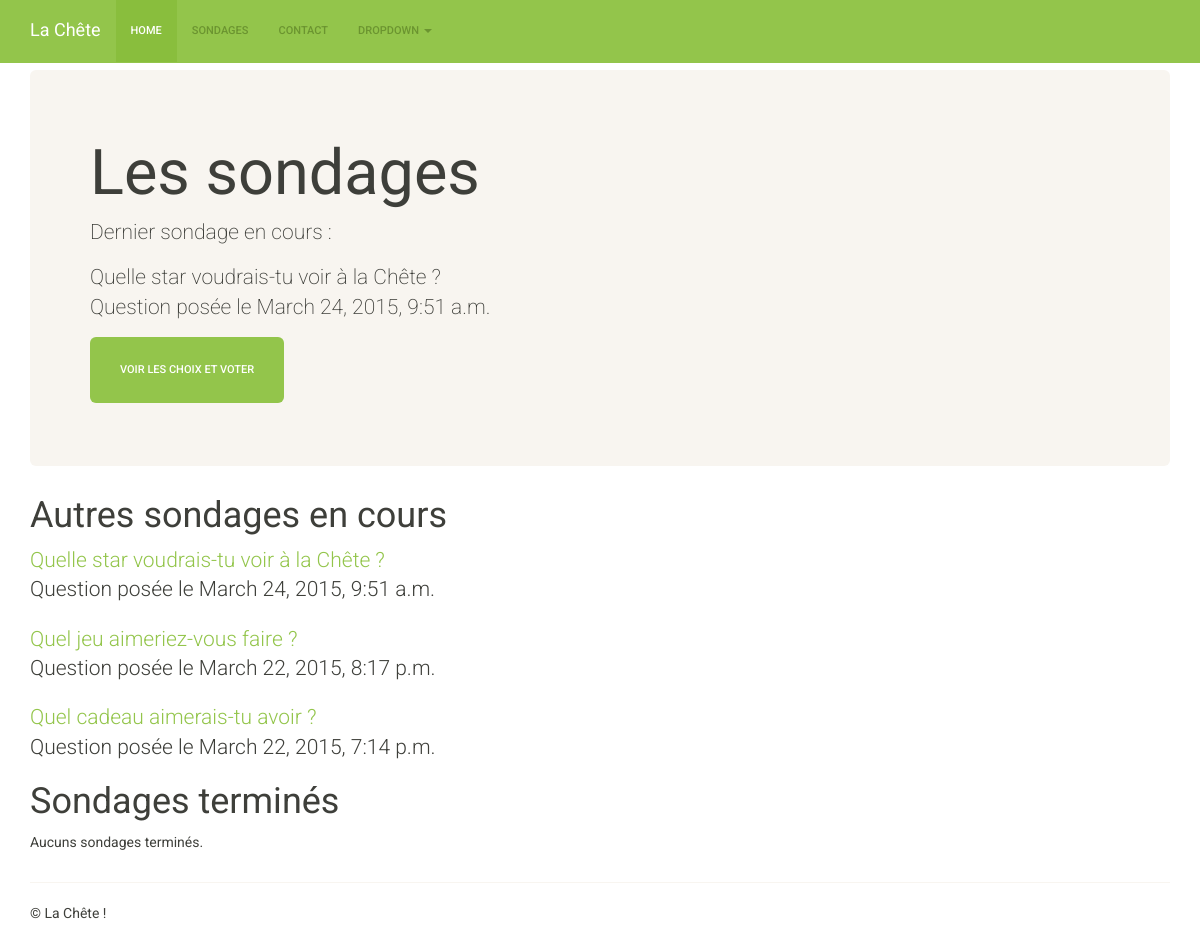
The app's page /sondages/, older data.
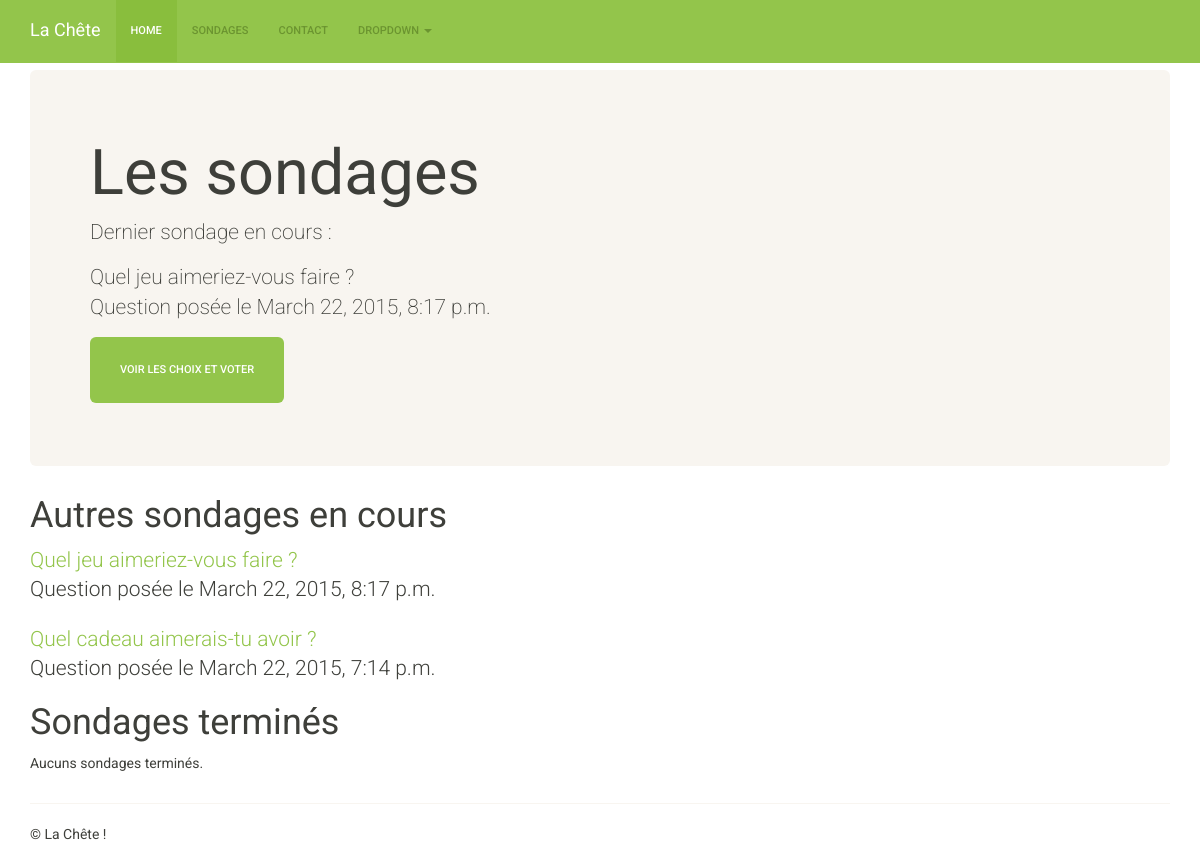
The same page, newer data.
### sondages/models.py (models this page shows, shortened)
class Question(models.Model):
    question_text = models.CharField(max_length=200)
    pub_date = models.DateTimeField('Date de publication')
    open = models.BooleanField(default=True)
    def was_published_recently(self):
        now = timezone.now()
        return now - datetime.timedelta(days=1) <= self.pub_date <= now
    was_published_recently.admin_order_field = 'pub_date'
    was_published_recently.boolean = True
    was_published_recently.short_description = 'Récement publié ?'

### sondages/views.py (the view)
class IndexView(generic.ListView):
    template_name = 'sondages/index.html'
    context_object_name = 'latest_question_list'
    def get_queryset(self):
        return Question.objects.filter(
            pub_date__lte=timezone.now(),
            open=True
        ).order_by('-pub_date')[:5]

### sondages/templates/sondages/index.html (shortened to what this page needs)
{% extends "base.html" %}
{% block content %}
    <div class="jumbotron">
        <h1>Les sondages</h1>
        {% with latest_question_list|first as last_question %}
            <p>Dernier sondage en cours :</p>
            <p>{{ last_question.question_text }}<br/>Question posée le {{ last_question.pub_date }}</p>
            <p><a class="btn btn-lg btn-success" href="{% url 'sondages:detail' last_question.id %}" role="button">Voir les choix et voter</a></p>
        {% endwith %}
    </div>
    <h1>Autres sondages en cours</h1>
    {% if latest_question_list %}
        {% for question in latest_question_list %}
            <p class="lead"><a href="{% url 'sondages:detail' question.id %}">{{ question.question_text }}</a><br/>Question posée le {{ question.pub_date }}</p>
        {% endfor %}
    {% else %}
        <p>Aucuns sondages disponibles.</p>
    {% endif %}
    <h1>Sondages terminés</h1>
    {% if latest_question_list.closed_questions %}
        {% for question in latest_question_list.closed_questions %}
            <p class="lead"><a href="{% url 'sondages:detail' question.id %}">{{ question.question_text }}</a><br/>Question posée le {{ question.pub_date }}</p>
        {% endfor %}
    {% else %}
        <p>Aucuns sondages terminés.</p>
    {% endif %}
{% endblock %}

### templates/base.html (shortened to what this page needs)
{% load static %}
<!DOCTYPE html>
<html lang="fr">
<head>
    <link href="/static/css/bootstrap.min.css" rel="stylesheet">
</head>
<body>
{% block nav %}
    <div class="navbar-wrapper">
        <div class="container">
            <nav class="navbar navbar-inverse navbar-fixed-top">
                <div class="container">
                    <div class="navbar-header">
                        <a class="navbar-brand" href="#">La Chête</a>
                    </div>
                    <div id="navbar" class="navbar-collapse collapse">
                        <ul class="nav navbar-nav">
                            <li class="active"><a href="#">Home</a></li>
                            <li><a href="{% url 'sondages:index' %}">Sondages</a></li>
                            <li><a href="#">Contact</a></li>
                            <li class="dropdown">
                                <a href="#" class="dropdown-toggle" data-toggle="dropdown" role="button" aria-expanded="false">Dropdown <span class="caret"></span></a>
                            </li>
                        </ul>
                    </div>
                </div>
            </nav>
        </div>
    </div>
{% endblock %}
<div class="container marketing">
    {% block content %}{% endblock %}
</div>
<div id="footer">
    <div class="container">
        <hr>
        <p>&copy; La Chête !</p>
    </div>
</div>
</body>
</html>

Row changes from the older to the newer data that the page shows:
no longer on this page (row edited): Question: question_text "Quelle star voudrais-tu voir à la Chête ?", pub_date "March 24, 2015, 9:51 a.m."
Text that changed along with them:
{{ last_question.question_text }}: "Quelle star voudrais-tu voir à la Chête ?" → "Quel jeu aimeriez-vous faire ?"
{{ last_question.pub_date }}: "March 24, 2015, 9:51 a.m." → "March 22, 2015, 8:17 p.m."
